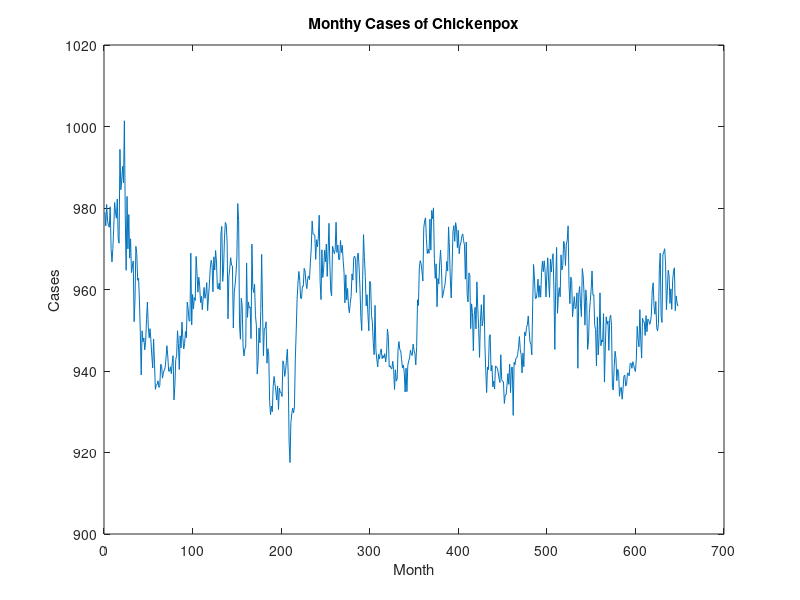

MATLAB code to generate this figure: (Note: this script raises an error after producing the figure.)
% data = chickenpox_dataset;
% data = [data{:}];

csv = csvread('data/pressure/threed.csv',1,0);
 
data = csv(:,4);

figure
plot(data)
xlabel("Month")
ylabel("Cases")
title("Monthy Cases of Chickenpox")



numTimeStepsTrain = floor(0.9*numel(data));
XTrain = data(1:numTimeStepsTrain);
YTrain = data(2:numTimeStepsTrain+1);
XTest = data(numTimeStepsTrain+1:end-1);
YTest = data(numTimeStepsTrain+2:end);


mu = mean(XTrain);
sig = std(XTrain);

XTrain = (XTrain - mu) / sig;
YTrain = (YTrain - mu) / sig;

XTest = (XTest - mu) / sig;

XTrain = XTrain';
YTrain = YTrain';

XTest = XTest';


inputSize = 1;
numResponses = 1;
numHiddenUnits = 200;

layers = [ ...
    sequenceInputLayer(inputSize)
    lstmLayer(numHiddenUnits)
    fullyConnectedLayer(numResponses)
    regressionLayer];


opts = trainingOptions('adam', ...
    'MaxEpochs',250, ...
    'GradientThreshold',1, ...
    'InitialLearnRate',0.005, ...
    'LearnRateSchedule','piecewise', ...
    'LearnRateDropPeriod',125, ...
    'LearnRateDropFactor',0.2, ...
    'Verbose',0, ...
    'Plots','training-progress');

net = trainNetwork(XTrain,YTrain,layers,opts);

net = predictAndUpdateState(net,XTrain);
[net,YPred] = predictAndUpdateState(net,YTrain(end));

numTimeStepsTest = numel(XTest);
for i = 2:numTimeStepsTest
    [net,YPred(1,i)] = predictAndUpdateState(net,YPred(i-1));
end

YPred = sig*YPred + mu;

rmse = sqrt(mean((YPred-YTest).^2));

figure
plot(data(1:numTimeStepsTrain))
hold on
idx = numTimeStepsTrain:(numTimeStepsTrain+numTimeStepsTest);
plot(idx,[data(numTimeStepsTrain) YPred],'.-')
hold off
xlabel("HPA")
ylabel("3 day")
title("Forecast")
legend(["Observed" "Forecast"])


figure
subplot(2,1,1)
plot(YTest)
hold on
plot(YPred,'.-')
hold off
legend(["Observed" "Forecast"])
ylabel("HPA")
title("Forecast")

subplot(2,1,2)
stem(YPred - YTest)
xlabel("3 day")
ylabel("Error")
title("RMSE = " + rmse(:,end));



net = resetState(net);
net = predictAndUpdateState(net,XTrain);

YPred = [];
numTimeStepsTest = numel(XTest);
for i = 1:numTimeStepsTest
    [net,YPred(1,i)] = predictAndUpdateState(net,XTest(i));
end


YPred = sig*YPred + mu;

rmse = sqrt(mean((YPred-YTest).^2));

fend = figure;
subplot(2,1,1)
plot(YTest)
hold on
plot(YPred,'.-')
hold off
legend(["Observed" "Predicted"])
ylabel("HPA")
title("Forecast with Updates")

subplot(2,1,2)
stem(YPred - YTest)
xlabel("3 day")
ylabel("Error")
title("RMSE = " + rmse(:,end))
% set(fend,"position",[0,0,1920,1080]);
saveas(fend,"data/outputs/test.jpg","position",[0,0,1920,1080]);